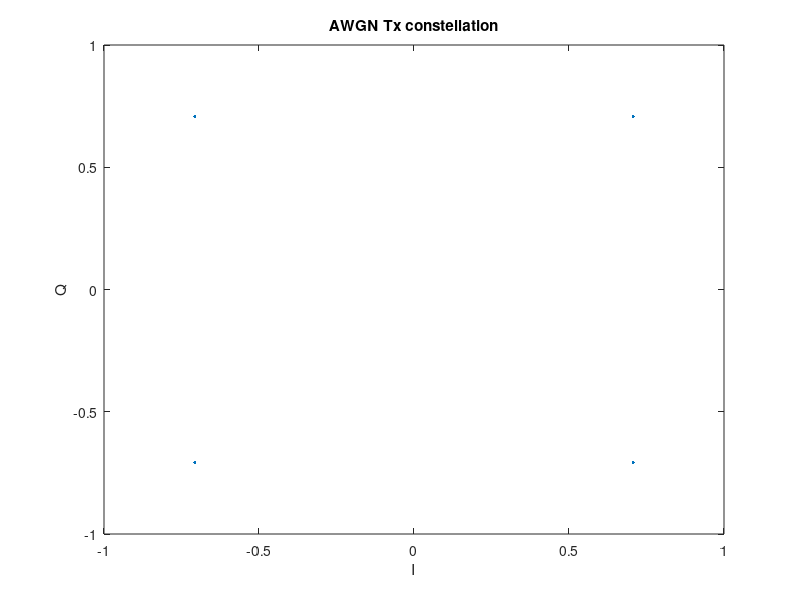
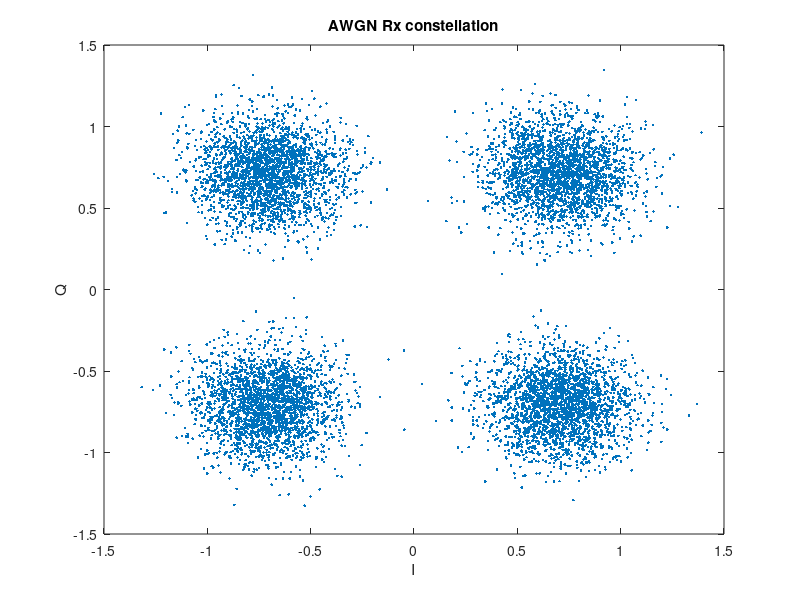
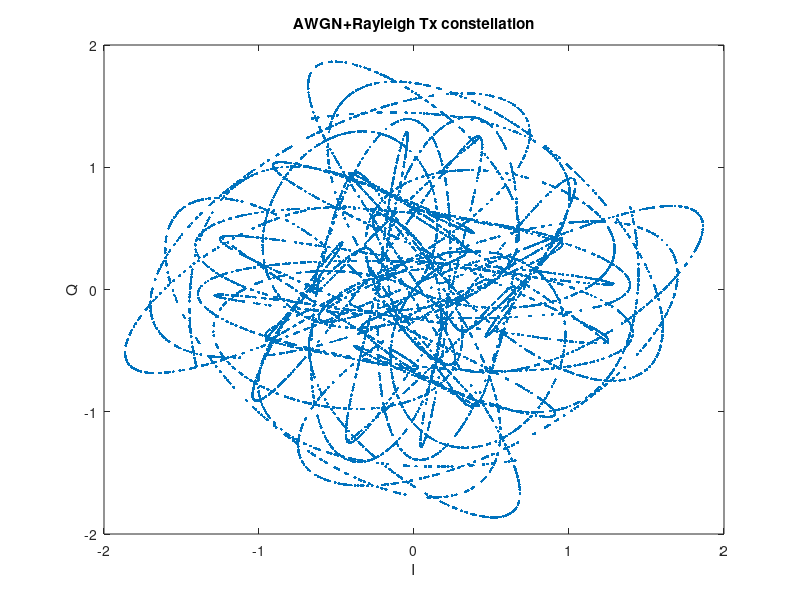
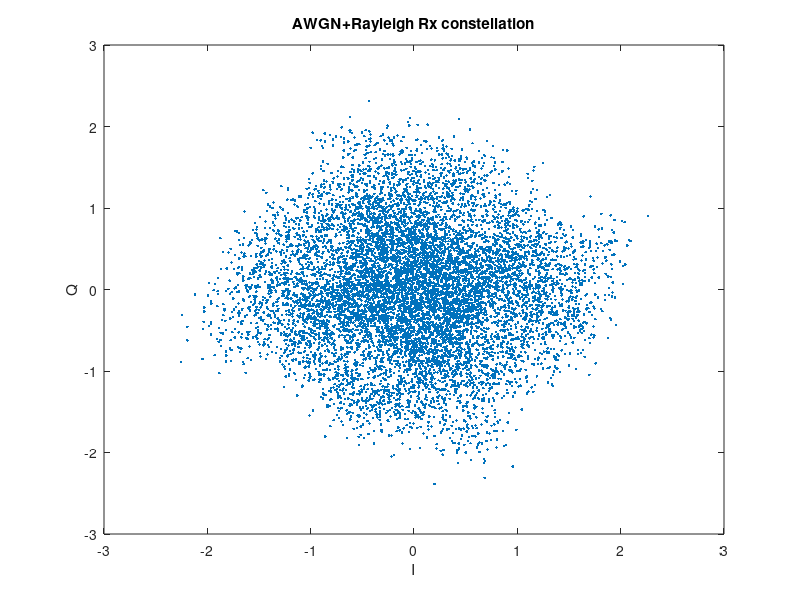

Write the MATLAB code that produced these figures, in order.
clear,clc,close all
function [h]=rayleigh(fd,t)
%該程式利用改進的jakes模型來產生單徑的平坦型Rayleigh衰落信道
%IEEE Commu letters, Vol.6, NO.6, JUNE 2002
%輸入變數說明：
%  fd:信道的最大多普勒頻移 單位Hz     
%   t:信號的抽樣時間序列 抽樣間隔單位s  
%   h:為輸出的Rayleigh信道函數 一個時間函數複序列 

  %假設的入射波數目
  N=40; 
  wm=2*pi*fd;
  %每象限的入射波數目即振盪器數目
  N0=N/4;
  %信道函數的實部
  Tc=zeros(1,length(t));
  %信道函數的虛部
  Ts=zeros(1,length(t));
  %歸一化功率係數
  P_nor=sqrt(1/N0);
  %區別個條路徑的均勻分佈隨機相位
  theta=2*pi*rand(1,1)-pi;
  for i=1:N0
    %第i條入射波的入射角 
    alfa(i)=(2*pi*i-pi+theta)/N;
    %對每個子載波而言在(-pi,pi)之間均勻分佈的隨機相位
    fi_tc=2*pi*rand(1,1)-pi;
    fi_ts=2*pi*rand(1,1)-pi;
    %計算衝激響應函數
    Tc=Tc+cos(cos(alfa(i))*wm*t+fi_tc);
    Ts=Ts+cos(sin(alfa(i))*wm*t+fi_ts);
  end;
%乘歸一化功率係數得到傳輸函數
h=P_nor*(Tc+j*Ts);
endfunction

function [DATA]=intdump(IN,num)
  outidx=1;
  for z=1:num:length(IN)
    DATA(outidx)=sum(IN(z:z+num-1))/num;
    outidx=outidx+1;
  end
% return DATA
endfunction

nsamp = 8;              %矩形脈衝取樣點數
numsymb = 10000;        %每種SNR下的傳輸的符號數
ts=1/(numsymb*nsamp);
t=(0:numsymb*nsamp-1)*ts;

M=4;                    
SNR=-3:3;               
grayencod=[0 1 3 2];    
for i=1:length(SNR)
  msg=randsrc(1,numsymb,[0:3]);                   %產生發送符號
  %msg_gr=grayencod(msg+1);                       %進行Gray編碼映射
  msg_tx=pskmod(msg,M,pi/M,'gray');               %QPSK調製
  msg_tx=msg_tx(ones(nsamp,1),:)(:).';            %rectpulse shaping
  h=rayleigh(10,t);                               %生成Rayleigh衰落
  msg_tx_rale=h.*msg_tx;                          %信號通過Rayleigh衰落信道
  msg_rx=awgn(msg_tx,SNR(i),'measured');          %通過AWGN信道
  msg_rx_rale=awgn(msg_tx_rale,SNR(i),'measured');%Rayleigh + AWGN
  msg_rx=intdump(msg_rx,nsamp);                   %rectpulse shaping integral&dump
  msg_rx_rale=intdump(msg_rx_rale,nsamp);         %rectpulse shaping integral&dump  
  msg_demod=pskdemod(msg_rx,M,pi/M,'gray');                 %QPSK解調
  msg_demod_rale=pskdemod(msg_rx_rale,M,pi/M,'gray');       %QPSK解調
  [errorBit BER(i)]          =biterr(msg,msg_demod,log2(M));%計算BER
  [errorBit_rale BER_rale(i)]=biterr(msg,msg_demod_rale,log2(M));
  [errorSym SER(i)]          =symerr(msg,msg_demod);        %計算SER
  [errorSym_rale SER_rale(i)]=symerr(msg,msg_demod_rale); 
end

scatterplot(msg_tx);                              
title('AWGN Tx constellation');
xlabel('I');
ylabel('Q');
scatterplot(msg_rx);                              
title('AWGN Rx constellation');
xlabel('I');
ylabel('Q');
scatterplot(msg_tx_rale);                              
title('AWGN+Rayleigh Tx constellation');
xlabel('I');
ylabel('Q');
scatterplot(msg_rx_rale);                              
title('AWGN+Rayleigh Rx constellation');
xlabel('I');
ylabel('Q');

figure
semilogy(SNR,BER,'-ro',SNR,SER,'-r*',SNR,BER_rale,'-b+',SNR,SER_rale,'-b^');
legend('AWGN\_BER','AWGN\_SER','Rayleigh+AWGN\_BER','Rayleigh+AWGN\_SER','location','southwest');
title('QPSK in AWGN+Rayleigh fading channel capability');
xlabel('SNR(dB)');
ylabel('BER and SER');
